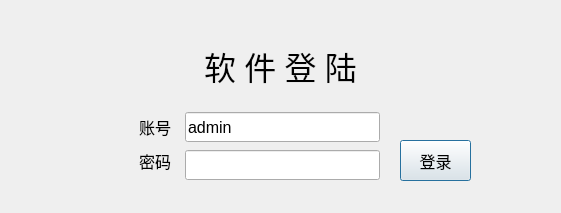
<?xml version="1.0" encoding="UTF-8"?>
<ui version="4.0">
 <class>UsrLandDlg</class>
 <widget class="QDialog" name="UsrLandDlg">
  <property name="geometry">
   <rect>
    <x>0</x>
    <y>0</y>
    <width>561</width>
    <height>213</height>
   </rect>
  </property>
  <property name="windowTitle">
   <string>Dialog</string>
  </property>
  <property name="styleSheet">
   <string notr="true"/>
  </property>
  <widget class="QLabel" name="stateLabel">
   <property name="geometry">
    <rect>
     <x>180</x>
     <y>80</y>
     <width>181</width>
     <height>31</height>
    </rect>
   </property>
   <property name="font">
    <font>
     <family>宋体</family>
     <pointsize>11</pointsize>
    </font>
   </property>
   <property name="styleSheet">
    <string notr="true">color: rgb(255, 0, 0);</string>
   </property>
   <property name="text">
    <string/>
   </property>
  </widget>
  <widget class="QLineEdit" name="nameLineEdit">
   <property name="geometry">
    <rect>
     <x>185</x>
     <y>112</y>
     <width>195</width>
     <height>30</height>
    </rect>
   </property>
   <property name="font">
    <font>
     <family>Arial</family>
     <pointsize>12</pointsize>
     <weight>50</weight>
     <bold>false</bold>
    </font>
   </property>
   <property name="text">
    <string>admin</string>
   </property>
  </widget>
  <widget class="QLineEdit" name="pwdLineEdit">
   <property name="geometry">
    <rect>
     <x>185</x>
     <y>150</y>
     <width>195</width>
     <height>30</height>
    </rect>
   </property>
   <property name="font">
    <font>
     <family>Arial</family>
     <weight>50</weight>
     <bold>false</bold>
    </font>
   </property>
   <property name="text">
    <string/>
   </property>
   <property name="echoMode">
    <enum>QLineEdit::Password</enum>
   </property>
  </widget>
  <widget class="QPushButton" name="landBtn">
   <property name="geometry">
    <rect>
     <x>400</x>
     <y>140</y>
     <width>71</width>
     <height>41</height>
    </rect>
   </property>
   <property name="font">
    <font>
     <family>微软雅黑</family>
     <pointsize>12</pointsize>
    </font>
   </property>
   <property name="cursor">
    <cursorShape>PointingHandCursor</cursorShape>
   </property>
   <property name="text">
    <string>登录</string>
   </property>
   <property name="autoDefault">
    <bool>true</bool>
   </property>
  </widget>
  <widget class="QLabel" name="label">
   <property name="geometry">
    <rect>
     <x>60</x>
     <y>112</y>
     <width>111</width>
     <height>30</height>
    </rect>
   </property>
   <property name="font">
    <font>
     <family>微软雅黑</family>
     <pointsize>12</pointsize>
    </font>
   </property>
   <property name="styleSheet">
    <string notr="true"/>
   </property>
   <property name="text">
    <string>账号</string>
   </property>
   <property name="alignment">
    <set>Qt::AlignRight|Qt::AlignTrailing|Qt::AlignVCenter</set>
   </property>
  </widget>
  <widget class="QLabel" name="label_2">
   <property name="geometry">
    <rect>
     <x>60</x>
     <y>146</y>
     <width>111</width>
     <height>30</height>
    </rect>
   </property>
   <property name="font">
    <font>
     <family>微软雅黑</family>
     <pointsize>12</pointsize>
    </font>
   </property>
   <property name="styleSheet">
    <string notr="true"/>
   </property>
   <property name="text">
    <string>密码</string>
   </property>
   <property name="alignment">
    <set>Qt::AlignRight|Qt::AlignTrailing|Qt::AlignVCenter</set>
   </property>
  </widget>
  <widget class="QLabel" name="label_3">
   <property name="geometry">
    <rect>
     <x>0</x>
     <y>30</y>
     <width>561</width>
     <height>71</height>
    </rect>
   </property>
   <property name="font">
    <font>
     <family>微软雅黑</family>
     <pointsize>24</pointsize>
     <weight>50</weight>
     <bold>false</bold>
    </font>
   </property>
   <property name="styleSheet">
    <string notr="true"/>
   </property>
   <property name="text">
    <string>软 件 登 陆</string>
   </property>
   <property name="alignment">
    <set>Qt::AlignCenter</set>
   </property>
  </widget>
 </widget>
 <resources/>
 <connections/>
</ui>
